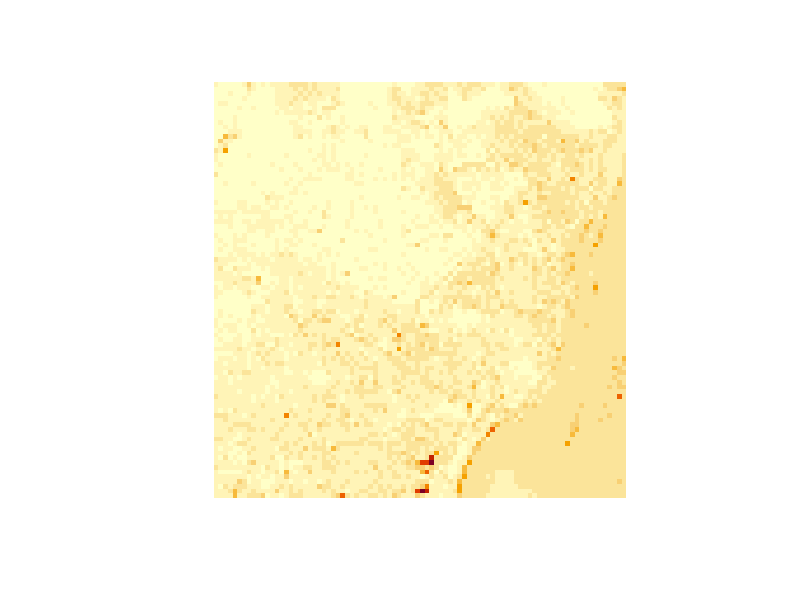
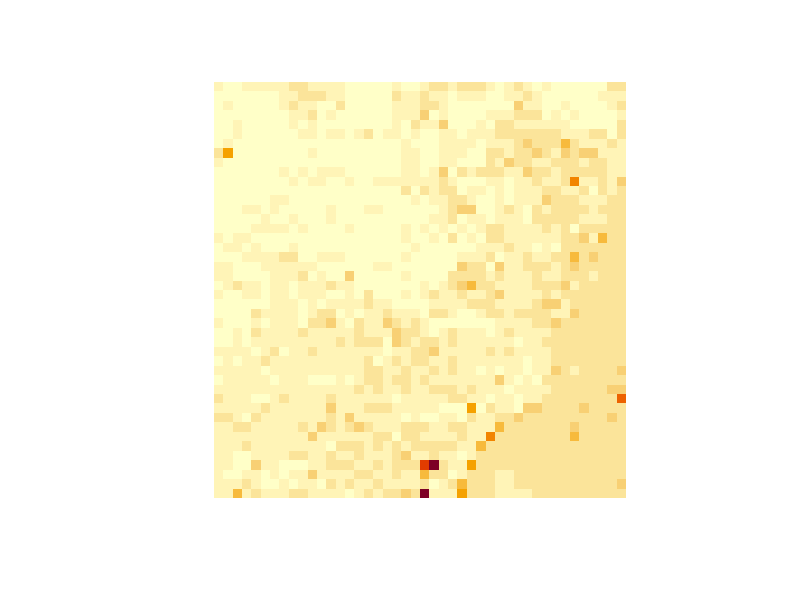
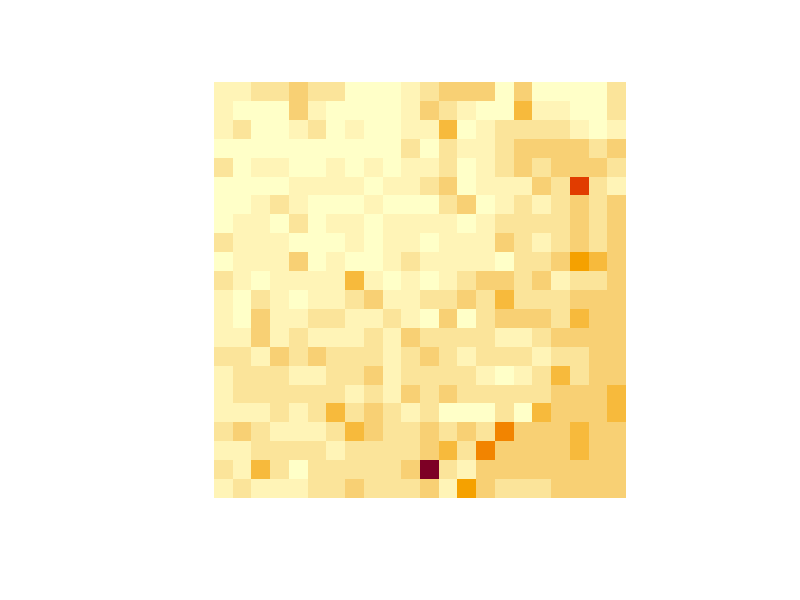
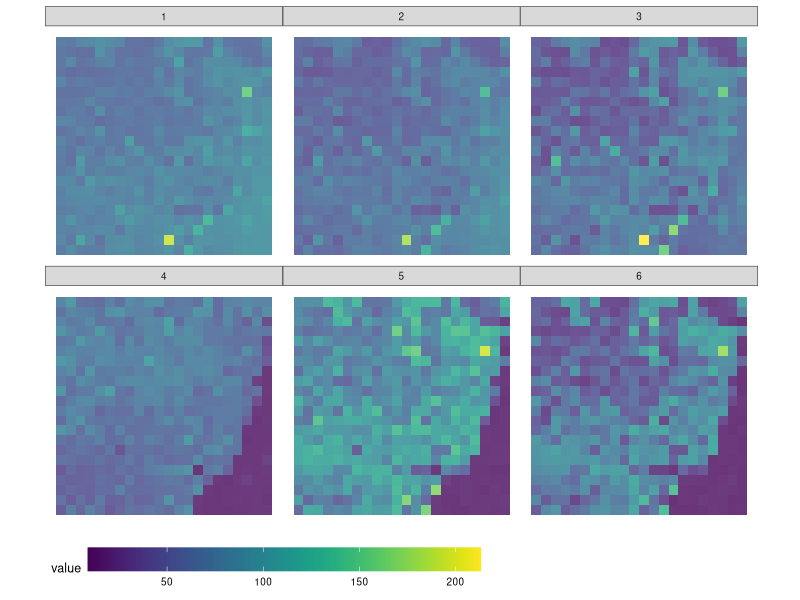

Reproduce these figures in R, in order. (Note: this script raises an error after producing the figures.)
## ----setup, include=FALSE------------------------------------------------
knitr::opts_chunk$set(echo = TRUE)
knitr::opts_chunk$set(collapse = TRUE)

## ------------------------------------------------------------------------
library(stars)

## ------------------------------------------------------------------------
tif = system.file("tif/L7_ETMs.tif", package = "stars")
x = read_stars(tif)
str(x)
x

## ------------------------------------------------------------------------
(x = read_stars(tif, options = c("OVERVIEW_LEVEL=1")))
image(x)
(x = read_stars(tif, options = c("OVERVIEW_LEVEL=2")))
image(x)
(x = read_stars(tif, options = c("OVERVIEW_LEVEL=3")))
image(x)

## ------------------------------------------------------------------------
names(x) = "value"
df = as.data.frame(x)
library(ggplot2)
library(viridis)
library(ggthemes)
ggplot() +  
  geom_tile(data=df, aes(x=x, y=y, fill=value), alpha=0.8) + 
  facet_wrap("band") +
  scale_fill_viridis() +
  coord_equal() +
  theme_map() +
  theme(legend.position="bottom") +
  theme(legend.key.width=unit(2, "cm"))

## ------------------------------------------------------------------------
aperm(x, c(1,3,2))
aperm(x, c("band", "x", "y"))

## ------------------------------------------------------------------------
nc = system.file("nc/tos_O1_2001-2002.nc", package = "stars")
(x = read_stars(nc))
plot(x, main = "")

## ------------------------------------------------------------------------
geomatrix = system.file("tif/geomatrix.tif", package = "stars")
x = read_stars(geomatrix)
st_dimensions(x)
library(sf)
s = st_as_sf(x, as_points = FALSE)
par(cex.axis = .7) # font size axis tic labels 
plot(s, axes =TRUE, main = "geomatrix.tif", graticule = TRUE)
